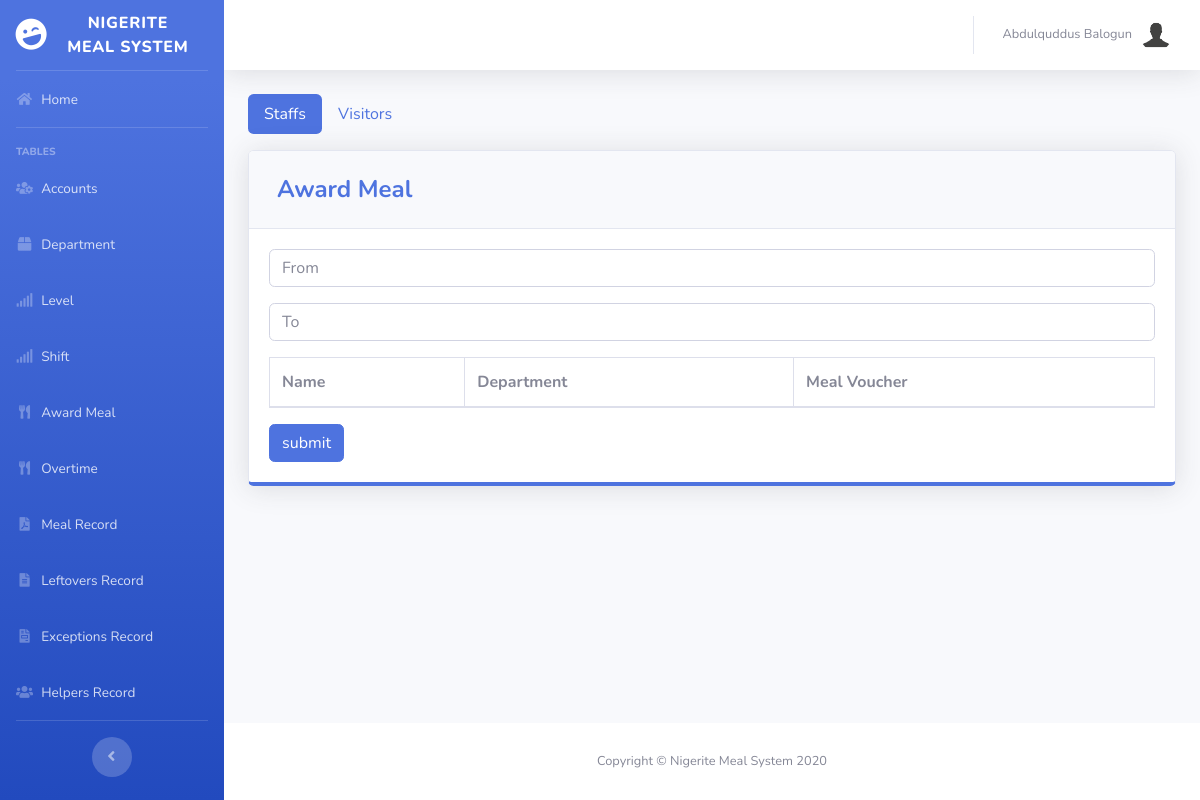
Page /pages/awardmeal.php (signed in) on the earlier database version.
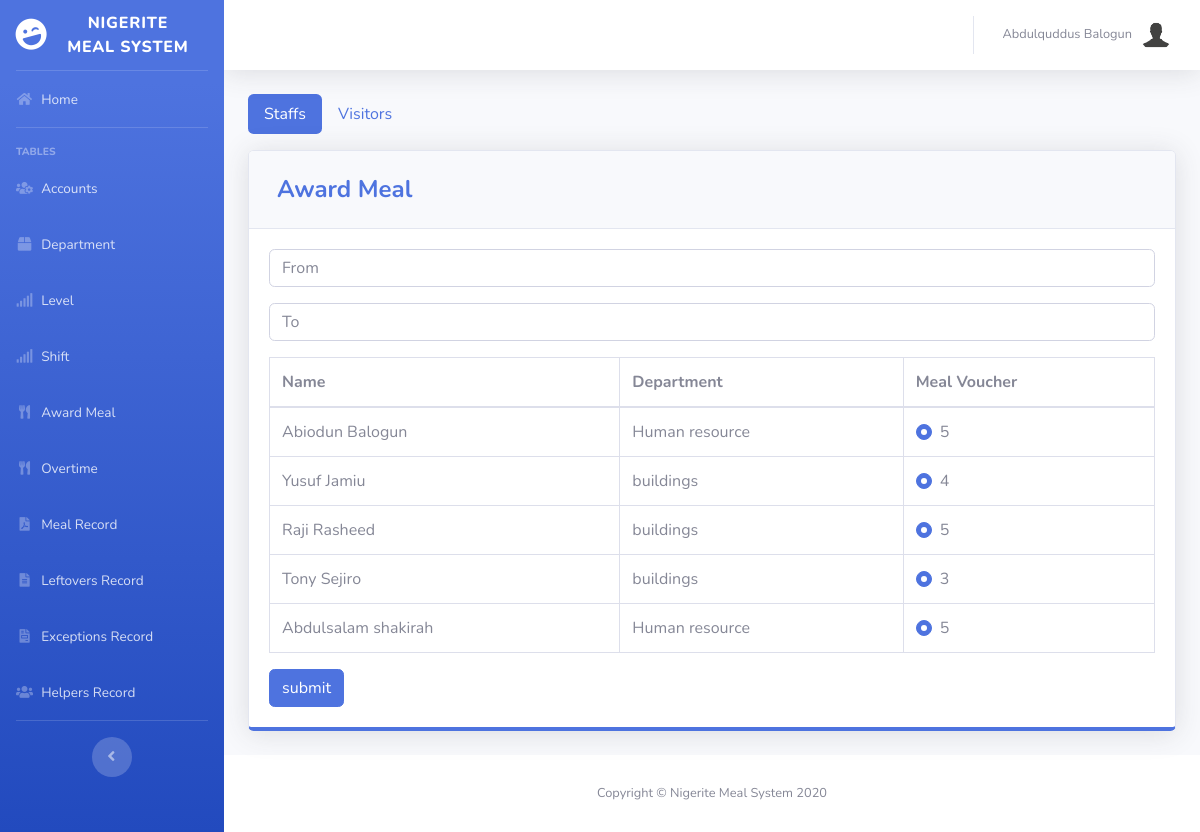
Same page on the later database version.
### tables this page shows
CREATE TABLE `users` (
  `ID` int(11) NOT NULL,
  `FULLNAME` varchar(100) NOT NULL,
  `GENDER` enum('Male','Female','','') NOT NULL,
  `DEPARTMENT_ID` int(11) NOT NULL,
  `LEVEL_ID` int(11) NOT NULL,
  `SHIFT_ID` int(11) NOT NULL,
  `USERNAME` varchar(50) DEFAULT NULL,
  `PASSWORD` varchar(50) DEFAULT NULL,
  `TYPE_ID` int(11) DEFAULT NULL,
  `IMAGE_DATA` mediumblob
);

CREATE TABLE `department` (
  `DEPARTMENT_ID` int(11) NOT NULL,
  `DEPARTMENT` varchar(100) NOT NULL
);

CREATE TABLE `shift` (
  `SHIFT_ID` int(11) NOT NULL,
  `SHIFT` varchar(50) NOT NULL,
  `MEAL` int(3) NOT NULL
);

### pages/awardmeal.php (the view, shortened to what this page needs)
<?php
include'../includes/connection.php';
include'../includes/sidebar.php';
 ?>
 <ul class="nav nav-pills mb-3" id="pills-tab" role="tablist">
  <li class="nav-item">
    <a class="nav-link active" id="pills-home-tab" data-toggle="pill" href="#pills-home" role="tab" aria-controls="pills-home" aria-selected="true">Staffs</a>
  </li>
  <li class="nav-item">
    <a class="nav-link" id="pills-profile-tab" data-toggle="pill" href="#pills-profile" role="tab" aria-controls="pills-profile" aria-selected="false">Visitors</a>
  </li>
</ul>
<div class="tab-content" id="pills-tabContent">
  <div class="tab-pane fade show active" id="pills-home" role="tabpanel" aria-labelledby="pills-home-tab">
<div class="card shadow mb-4 col-xs-12 col-md-15 border-bottom-primary">
<div class="card-header py-3">
  <h4 class="m-2 font-weight-bold text-primary">Award Meal&nbsp;<i class="fas fa-fw fa-cutlery"></i></h4>
</div>
<div class="card-body">
  <form method="post" action="meal_transac.php?action=add">
    <div class="form-group">
      <input placeholder="From" type="text" onfocus="(this.type='date')" onblur="(this.type='text')" id="From" name="from" class="form-control" required />
    </div>
    <div class="form-group">
      <input placeholder="To" type="text" onfocus="(this.type='date')" onblur="(this.type='text')" id="To" name="to" class="form-control" required />
    </div>
  <div class="table-responsive">
    <table class="table table-bordered" id="dataTable" width="100%" cellspacing="0">
       <thead>
           <tr>
             <th>Name</th>
             <th>Department</th>
             <th>Meal Voucher</th>
           </tr>
       </thead>
        <tbody>
        <?php
        $query = "SELECT ID, USERNAME, FULLNAME, DEPARTMENT, MEAL FROM users u
                  JOIN department d ON d.DEPARTMENT_ID=u.DEPARTMENT_ID
                  JOIN type t ON t.TYPE_ID=u.TYPE_ID
                  JOIN shift s ON s.SHIFT_ID=u.SHIFT_ID
                  WHERE u.TYPE_ID=2";
        $result = mysqli_query($db, $query) or die (mysqli_error($db));
        $staffs= mysqli_fetch_all($result,MYSQLI_ASSOC);
                foreach($staffs as $staff): ?>
                      <?php
                        $name=$staff['FULLNAME'];
                        $dpt=$staff['DEPARTMENT'];
                        $uid=$staff['ID'];
                        $meal=$staff['MEAL'];
                      ?>
                      <tr>
                        <td><?php echo $name; ?></td>
                        <td><?php echo $dpt; ?></td>
                        <td>
                          <div class="custom-control custom-radio custom-control-inline">
                            <label class="custom-control-label" for="<?php echo 'i'.$uid.'5' ?>"><?php echo $meal ?></label>
                          </div>
                        </td>
                      </tr>
        <?php endforeach; ?>
          </tbody>
        </table>
      </div>
      <input type="submit" name="giveMeal" value="submit" class="btn btn-primary">
      </form>
    </div>
  </div>
  </div>
</div>
<?php
include'../includes/footer.php';
?>

Differences in the rows shown:
now on this page (row edited): users: FULLNAME "Abiodun Balogun", DEPARTMENT_ID.DEPARTMENT "Human resource", SHIFT_ID.MEAL "5"
now on this page (row edited): users: FULLNAME "Yusuf Jamiu", DEPARTMENT_ID.DEPARTMENT "buildings", SHIFT_ID.MEAL "4"
now on this page (row edited): users: FULLNAME "Raji Rasheed", DEPARTMENT_ID.DEPARTMENT "buildings", SHIFT_ID.MEAL "5"
added users: FULLNAME "Tony Sejiro", DEPARTMENT_ID.DEPARTMENT "buildings", SHIFT_ID.MEAL "3"
added users: FULLNAME "Abdulsalam shakirah", DEPARTMENT_ID.DEPARTMENT "Human resource", SHIFT_ID.MEAL "5"
